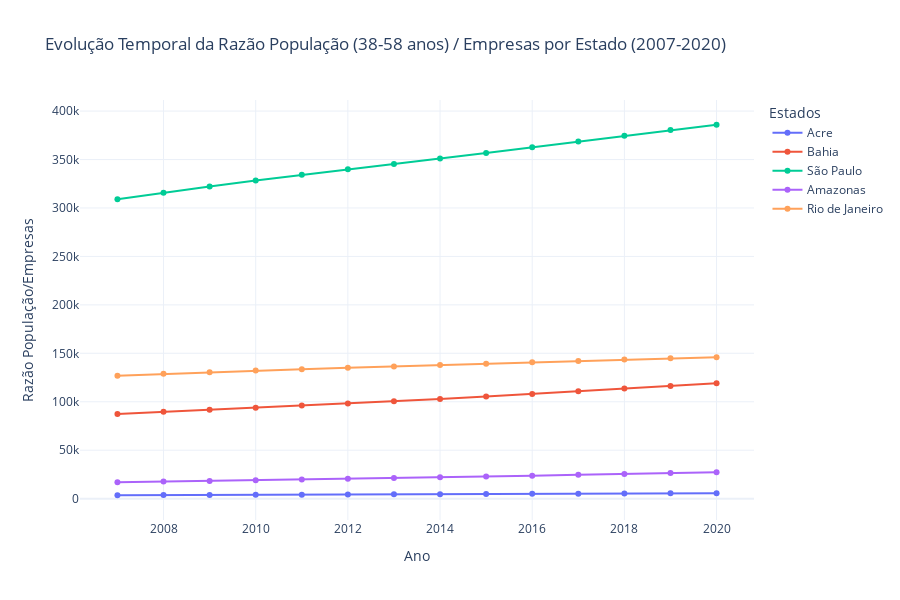

The notebook cell this image was saved under:
### Code cell
fig = go.Figure()

# Adicionando as linhas para os estados de exemplo
estados_exemplo = ["Acre", "Bahia", "São Paulo", "Amazonas", "Rio de Janeiro"]

for estado in estados_exemplo:
    fig.add_trace(
        go.Scatter(
            x=razao_populacao_empresa_corrigida.index,
            y=razao_populacao_empresa_corrigida[estado],
            mode="lines+markers",
            name=estado,
            hovertemplate="Estado: "
            + estado
            + "<br>Ano: %{x}<br>Razão: %{y:.2f}<extra></extra>",
        )
    )

# Configurando o layout
fig.update_layout(
    title="Evolução Temporal da Razão População (38-58 anos) / Empresas por Estado (2007-2020)",
    xaxis_title="Ano",
    yaxis_title="Razão População/Empresas",
    legend_title="Estados",
    hovermode="closest",
    template="plotly_white",
    height=600,
)

fig.show()

### Figure 1 — Plotly figure (JSON) as saved in the notebook; plotly's stock layout.template omitted (floating-point values rounded to 4 significant figures)
{"data": [{"hovertemplate": "Estado: Acre<br>Ano: %{x}<br>Razão: %{y:.2f}<extra></extra>", "mode": "lines+markers", "name": "Acre", "type": "scatter", "x": [2007, 2008, 2009, 2010, 2011, 2012, 2013, 2014, 2015, 2016, 2017, 2018, 2019, 2020], "y": [3498.0, 3648.0, 3801.0, 3955.0, 4110.0, 4267.0, 4428.0, 4593.0, 4763.0, 4939.0, 5117.0, 5292.0, 5464.0, 5632.0]}, {"hovertemplate": "Estado: Bahia<br>Ano: %{x}<br>Razão: %{y:.2f}<extra></extra>", "mode": "lines+markers", "name": "Bahia", "type": "scatter", "x": [2007, 2008, 2009, 2010, 2011, 2012, 2013, 2014, 2015, 2016, 2017, 2018, 2019, 2020], "y": [87420.0, 89550.0, 91710.0, 93870.0, 96030.0, 98220.0, 100500.0, 102800.0, 105300.0, 108000.0, 110700.0, 113600.0, 116400.0, 119100.0]}, {"hovertemplate": "Estado: São Paulo<br>Ano: %{x}<br>Razão: %{y:.2f}<extra></extra>", "mode": "lines+markers", "name": "São Paulo", "type": "scatter", "x": [2007, 2008, 2009, 2010, 2011, 2012, 2013, 2014, 2015, 2016, 2017, 2018, 2019, 2020], "y": [309000.0, 315700.0, 322200.0, 328400.0, 334200.0, 339800.0, 345400.0, 351000.0, 356700.0, 362600.0, 368600.0, 374500.0, 380400.0, 385900.0]}, {"hovertemplate": "Estado: Amazonas<br>Ano: %{x}<br>Razão: %{y:.2f}<extra></extra>", "mode": "lines+markers", "name": "Amazonas", "type": "scatter", "x": [2007, 2008, 2009, 2010, 2011, 2012, 2013, 2014, 2015, 2016, 2017, 2018, 2019, 2020], "y": [16900.0, 17590.0, 18290.0, 19010.0, 19740.0, 20490.0, 21260.0, 22060.0, 22880.0, 23730.0, 24610.0, 25510.0, 26440.0, 27310.0]}, {"hovertemplate": "Estado: Rio de Janeiro<br>Ano: %{x}<br>Razão: %{y:.2f}<extra></extra>", "mode": "lines+markers", "name": "Rio de Janeiro", "type": "scatter", "x": [2007, 2008, 2009, 2010, 2011, 2012, 2013, 2014, 2015, 2016, 2017, 2018, 2019, 2020], "y": [127000.0, 128800.0, 130600.0, 132200.0, 133700.0, 135100.0, 136400.0, 137800.0, 139200.0, 140700.0, 142100.0, 143500.0, 144900.0, 146000.0]}], "layout": {"height": 600, "hovermode": "closest", "legend": {"title": {"text": "Estados"}}, "title": {"text": "Evolução Temporal da Razão População (38-58 anos) / Empresas por Estado (2007-2020)"}, "xaxis": {"title": {"text": "Ano"}}, "yaxis": {"title": {"text": "Razão População/Empresas"}}}}
